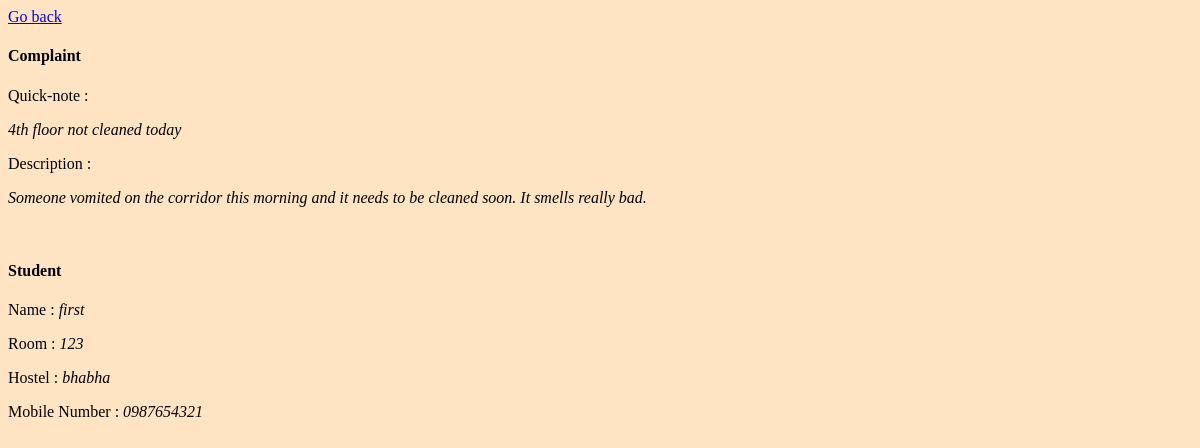
/complaint/5/, run on an earlier commit of the app's database.
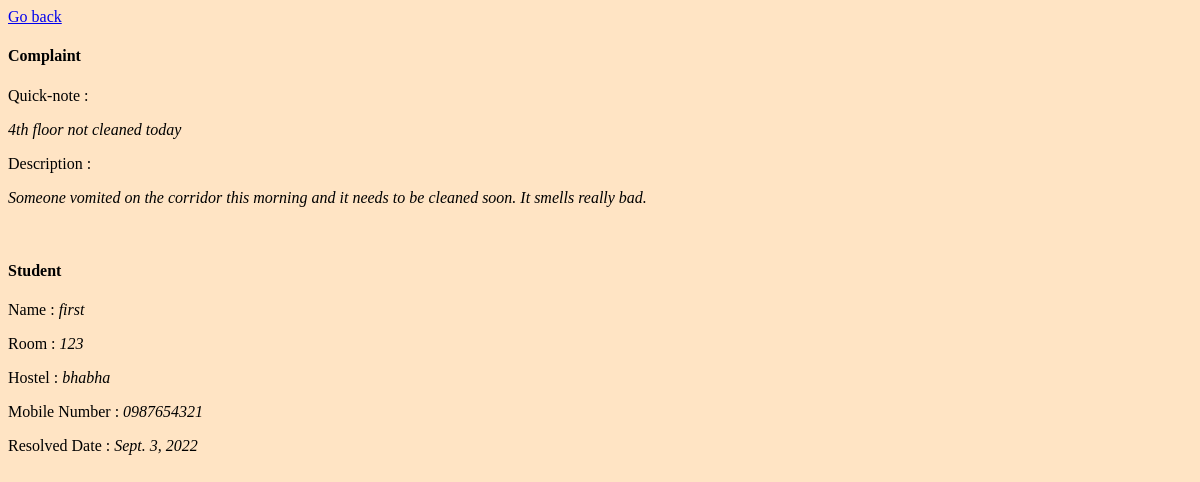
And on a later commit of the database.
### base/models.py (models this page shows, shortened)
class Complaint(models.Model):
    student = models.ForeignKey('Student', on_delete=models.RESTRICT, null=True, blank=True) # one complaint<->one student but one student<->many complaints; On deleting a complaint, student shouldn't be deleted.
    GROUP =(
        ('wf', 'Wifi'),
        ('et', 'Electrical'),
        ('ts', 'Toilets'),
        ('cp', 'Carpentry'),
        ('cl', 'Cleaning'),
        ('os', 'Others'),
    )
    group = models.CharField(max_length=2, choices=GROUP,)
    quick_text = models.CharField(max_length=100,)
    description = models.TextField(max_length=500, blank=True, null=True)
    reported_date = models.DateField(auto_now_add=True)
    resolved_date = models.DateField(null=True, blank=True)
    resolved = models.BooleanField(default=False)
    class Meta:
        ordering = ['-reported_date']

class Student(models.Model):
    student_name = models.CharField(max_length=100,)
    hostel = models.CharField(max_length=100)
    room = models.CharField(max_length=20)
    mobile = models.CharField(max_length=10)

### base/views.py (the view)
# urls.py: path('complaint/<int:pk>/', ComplaintDetail.as_view(), name = 'complaint_detail'),
class ComplaintDetail(DetailView):
    model = Complaint
    context_object_name = 'detail'

### base/templates/base/complaint_detail.html
{% extends 'base/base_generic.html' %}
{% block content %}
<a href="{% url 'complaint_list' %}">Go back</a>
<h4>Complaint</h4>
<p>Quick-note : </p>
<p><i>{{detail.quick_text}}</i></p>
<p>Description : </p>
<p><i>{{detail.description}}</i></p>
<br>
<h4>Student</h4>
<p>Name : <i>{{detail.student.student_name}}</i></p>
<p>Room : <i>{{detail.student.room}}</i></p>
<p>Hostel : <i>{{detail.student.hostel}}</i></p>
<p>Mobile Number : <i>{{detail.student.mobile}}</i></p>
{% if detail.resolved == True %}
<p>Resolved Date : <i>{{detail.resolved_date}}</i></p>
{% endif %}
{% endblock content %}

What changed in the data, as far as the page shows it:
changed Complaint "4th floor not cleaned today": resolved False → True (drawn); resolved_date (not shown) → "Sept. 3, 2022"
Also different on the page:
text now shown: "Resolved Date :"
